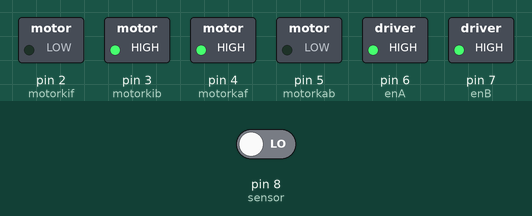
The sketch below on a simulated Arduino Uno, built with avr-gcc and run on an emulated ATmega328P. Parts: switched loads named in the sketch (green lamp = pin HIGH). Inputs (shaded band) come from the test bench; at power-on: pin 8 (sensor) LOW.

Above: at 1.2 s.
1.3 s: pin 8 (sensor) driven HIGH
At 2.3 s:
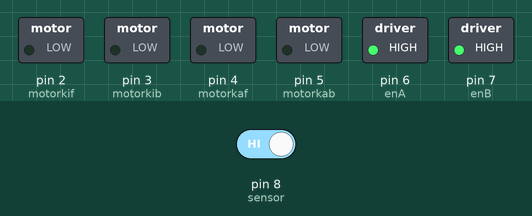
2.8 s: pin 8 (sensor) driven LOW
At 3.4 s:
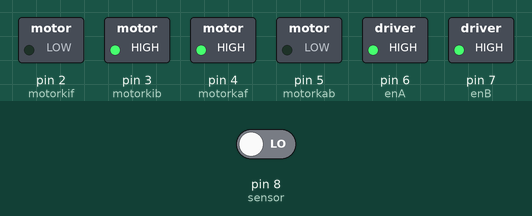
Timing chart, 0 to 5.8 s (numbered marks = the images above; inputs shaded):
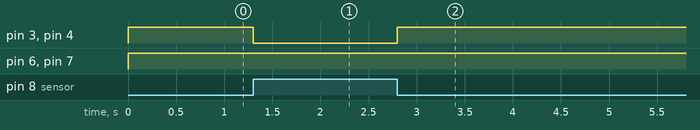

The sketch:

script.ino
```cpp
/*
* Robot pengikut garis (line follower)
* Pin 10 dan 11 adalah input sensor garis
* Pin 2 dan 3 untuk drive motor kiri
* Pin 4 dan 5 untuk drive motor kanan
* Pin 6 dan 7 untuk speed control motor
* dibuat oleh Rafli Setiawan
* SMK N 1 KEJOBONG
*/

#define motorkif 2 //motor kiri maju
#define motorkib 3 //motor kiri mundur
#define motorkaf 4 //motor kanan maju
#define motorkab 5 //motor kanan mundur
#define enA 6
#define enB 7
int motorSpeedA=0;
int motorSpeedB=0;

void setup() {
//Menentukan mode untuk masing-masing pin
pinMode(motorkif,OUTPUT);
pinMode(motorkib,OUTPUT);
pinMode(enA,OUTPUT);
pinMode(motorkaf,OUTPUT);
pinMode(motorkab,OUTPUT);
pinMode(enB,OUTPUT);
pinMode(10,INPUT);
pinMode(11,INPUT);
}

void loop() {
int sensorki=digitalRead(7); //baca sensor kiri
int sensorka=digitalRead(8); //baca sensor kanan
if((sensorki==LOW) && (sensorka==LOW))
{
//kedua sensor tidak mengenai garis hitam
//gerak maju
motorSpeedA=255;
motorSpeedB=255;
analogWrite(enA,motorSpeedA);
analogWrite(enB,motorSpeedB);
digitalWrite(motorkaf,HIGH);
digitalWrite(motorkab,LOW);
digitalWrite(motorkif,HIGH);
digitalWrite(motorkib,LOW);
}
else if((sensorki==HIGH) && (sensorka==LOW))
{
//sensor kiri mendeteksi garis hitam
//belok kiri
motorSpeedA=255;
motorSpeedB=255;
analogWrite(enA,motorSpeedA);
analogWrite(enB,motorSpeedB);
digitalWrite(motorkaf,HIGH);
digitalWrite(motorkab,LOW);
digitalWrite(motorkif,LOW);
digitalWrite(motorkib,HIGH);
}
else if((sensorki==LOW) && (sensorka==HIGH))
{
//sensor kanan mendeteksi garis hitam
//belok kanan
motorSpeedA=255;
motorSpeedB=255;
analogWrite(enA,motorSpeedA);
analogWrite(enB,motorSpeedB);
digitalWrite(motorkaf,LOW);
digitalWrite(motorkab,HIGH);
digitalWrite(motorkif,HIGH);
digitalWrite(motorkib,LOW);
}
else
{
//kedua sensor mendeteksi garis
//stop
motorSpeedA=255;
motorSpeedB=255;
analogWrite(enA,motorSpeedA);
analogWrite(enB,motorSpeedB);
digitalWrite(motorkaf,LOW);
digitalWrite(motorkif,LOW);
digitalWrite(motorkab,LOW);
digitalWrite(motorkib,LOW);
}
}
```

Measured:
- after the input at 1.3 s, pin 3 (motorkib), pin 4 (motorkaf): HIGH → LOW at once
- after the input at 2.8 s, pin 3 (motorkib), pin 4 (motorkaf): LOW → HIGH at once
